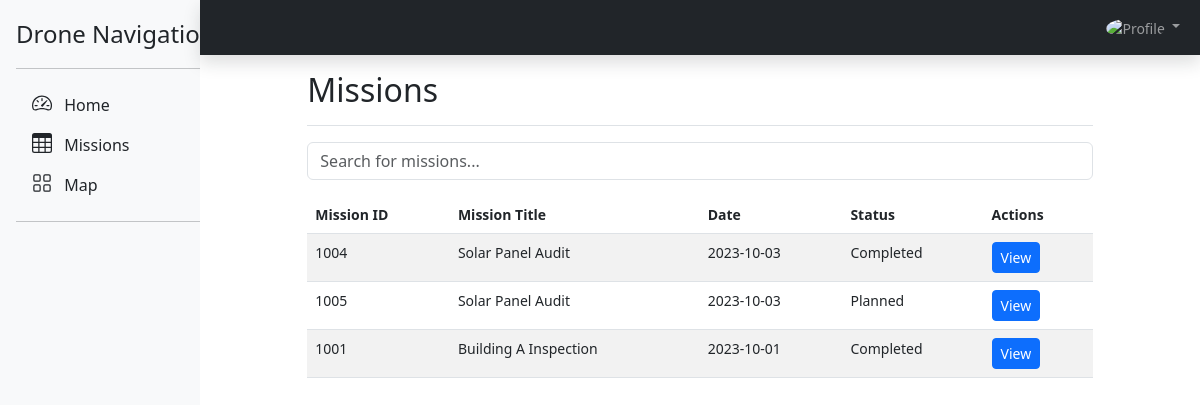
/php/src/fyp_frontend/dashboard/?page=1 (signed in), run on an earlier commit of the app's database.
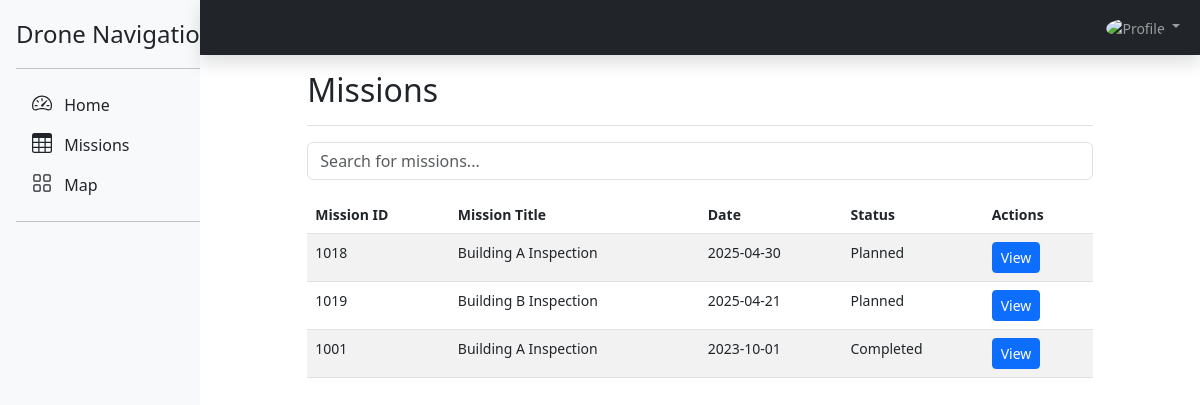
And on a later commit of the database.
### tables this page shows
CREATE TABLE `missiontable` (
  `mission_id` int NOT NULL AUTO_INCREMENT,
  `user_id` int NOT NULL,
  `device_sn` varchar(32) DEFAULT NULL,
  `mission_name` varchar(255) NOT NULL,
  `mission_Flight_Route` varchar(255) DEFAULT NULL,
  `location` varchar(255) NOT NULL,
  `start_time` datetime NOT NULL,
  `end_time` datetime DEFAULT NULL,
  `status` varchar(50) NOT NULL DEFAULT 'planned',
  `notes` text,
  `address` varchar(255) DEFAULT NULL,
  `detect_type` varchar(45) DEFAULT NULL,
  PRIMARY KEY (`mission_id`),
  KEY `missiontable_fk` (`user_id`),
  CONSTRAINT `missiontable_fk` FOREIGN KEY (`user_id`) REFERENCES `usertable` (`user_id`) ON DELETE RESTRICT ON UPDATE RESTRICT
);

### php/src/fyp_frontend/dashboard/_main/missions.inc.php (the view, shortened to what this page needs)
<?php
function getMissionsPage() {
  $pdo = dbconnect();
  if (isset($_SESSION['userid'])) {
    $user_id = $_SESSION['userid'];
  } else {
    echo '<p>Please <a href="../login/">login</a> to access the dashboard.</p>';
    return;
  }
  $query = "SELECT mission_id, mission_name, status, start_time FROM missiontable WHERE user_id = ? ORDER BY start_time DESC";
  $stmt = $pdo->prepare($query);
  $stmt->execute([$user_id]);
  $missions = $stmt->fetchAll(PDO::FETCH_ASSOC);
  ?>
  <main class="col-md-9 mx-auto col-lg-10 px-md-4">
    <div class="d-flex justify-content-between flex-wrap flex-md-nowrap align-items-center pt-3 pb-2 mb-3 border-bottom">
      <h1 class="h2">Missions</h1>
    </div>
    <div class="input-group mb-3">
      <input type="text" id="searchInput" class="form-control" placeholder="Search for missions..." onkeyup="filterTable()">
    </div>
  <?php if (count($missions) > 0) { ?>
    <table class="table table-striped table-hover" id="missionsTable">
      <thead class="thead-dark">
        <tr>
          <th>Mission ID</th>
          <th>Mission Title</th>
          <th>Date</th>
          <th>Status</th>
          <th>Actions</th>
        </tr>
      </thead>
      <tbody>
      <?php foreach ($missions as $row) {
          $missionId = htmlspecialchars($row['mission_id']);
          $missionName = htmlspecialchars($row['mission_name']);
          $status = htmlspecialchars($row['status']);
          $startTime = htmlspecialchars($row['start_time']);
      ?>
        <tr id="mission-<?php echo $missionId; ?>">
          <td><?php echo $missionId; ?></td>
          <td><?php echo $missionName; ?></td>
          <td><?php echo date('Y-m-d', strtotime($startTime)); ?></td>
          <td><?php echo ucfirst($status); ?></td>
          <td>
          <a href="?page=3&id=<?php echo urlencode($missionId); ?>" class="btn btn-primary btn-sm">View</a>
          </td>
        </tr>
      <?php } ?>
      </tbody>
    </table>
  <?php } else { ?>
    <p>No missions found.</p>
  <?php } ?>
  </main>
  <?php } ?>

What changed in the data, as far as the page shows it:
removed missiontable: mission_id "1004", mission_name "Solar Panel Audit", start_time "2023-10-03", status "Completed"
removed missiontable: mission_id "1005", mission_name "Solar Panel Audit", start_time "2023-10-03", status "Planned"
added missiontable: mission_id "1018", mission_name "Building A Inspection", start_time "2025-04-30", status "Planned"
added missiontable: mission_id "1019", mission_name "Building B Inspection", start_time "2025-04-21", status "Planned"
